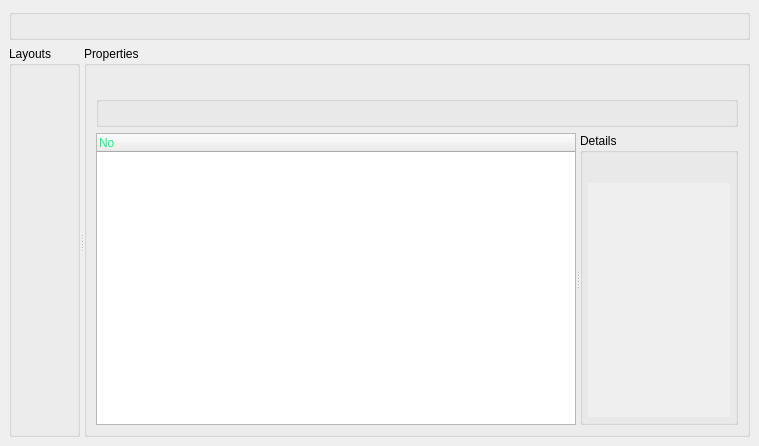
<?xml version="1.0" encoding="UTF-8"?>
<ui version="4.0">
 <class>MainWindow</class>
 <widget class="QMainWindow" name="MainWindow">
  <property name="geometry">
   <rect>
    <x>0</x>
    <y>0</y>
    <width>759</width>
    <height>446</height>
   </rect>
  </property>
  <property name="windowTitle">
   <string>MainWindow</string>
  </property>
  <property name="styleSheet">
   <string notr="true">QGroupBox
{
	font: 14pt &quot;MS Shell Dlg 2&quot;;
	border: 1px solid #FFAA00;
}

font: 14pt &quot;MS Shell Dlg 2&quot;;
</string>
  </property>
  <widget class="QWidget" name="centralwidget">
   <layout class="QVBoxLayout" name="verticalLayout_2">
    <item>
     <widget class="QGroupBox" name="groupBox_menu">
      <property name="sizePolicy">
       <sizepolicy hsizetype="Preferred" vsizetype="Fixed">
        <horstretch>0</horstretch>
        <verstretch>0</verstretch>
       </sizepolicy>
      </property>
      <property name="title">
       <string/>
      </property>
      <layout class="QHBoxLayout" name="horizontalLayout_menu">
       <property name="spacing">
        <number>2</number>
       </property>
       <property name="margin">
        <number>0</number>
       </property>
      </layout>
     </widget>
    </item>
    <item>
     <widget class="QSplitter" name="splitter">
      <property name="orientation">
       <enum>Qt::Horizontal</enum>
      </property>
      <widget class="QGroupBox" name="groupBox_layouts">
       <property name="title">
        <string>Layouts</string>
       </property>
       <layout class="QVBoxLayout" name="verticalLayout_layouts" stretch="0,0">
        <property name="spacing">
         <number>0</number>
        </property>
        <property name="leftMargin">
         <number>5</number>
        </property>
        <property name="topMargin">
         <number>30</number>
        </property>
        <property name="rightMargin">
         <number>5</number>
        </property>
        <property name="bottomMargin">
         <number>5</number>
        </property>
        <item>
         <layout class="QVBoxLayout" name="verticalLayout_layout">
          <property name="spacing">
           <number>2</number>
          </property>
         </layout>
        </item>
        <item>
         <spacer name="verticalSpacer">
          <property name="orientation">
           <enum>Qt::Vertical</enum>
          </property>
          <property name="sizeHint" stdset="0">
           <size>
            <width>20</width>
            <height>40</height>
           </size>
          </property>
         </spacer>
        </item>
       </layout>
      </widget>
      <widget class="QGroupBox" name="groupBox_properties">
       <property name="title">
        <string>Properties</string>
       </property>
       <layout class="QVBoxLayout" name="verticalLayout">
        <property name="topMargin">
         <number>30</number>
        </property>
        <item>
         <widget class="QGroupBox" name="groupBox_shelf">
          <property name="sizePolicy">
           <sizepolicy hsizetype="Preferred" vsizetype="Fixed">
            <horstretch>0</horstretch>
            <verstretch>0</verstretch>
           </sizepolicy>
          </property>
          <property name="title">
           <string/>
          </property>
          <layout class="QHBoxLayout" name="horizontalLayout_shelf">
           <property name="spacing">
            <number>2</number>
           </property>
           <property name="margin">
            <number>2</number>
           </property>
          </layout>
         </widget>
        </item>
        <item>
         <widget class="QSplitter" name="splitter_properties">
          <property name="orientation">
           <enum>Qt::Horizontal</enum>
          </property>
          <widget class="QTreeWidget" name="treeWidget_properties">
           <property name="alternatingRowColors">
            <bool>true</bool>
           </property>
           <property name="selectionMode">
            <enum>QAbstractItemView::SingleSelection</enum>
           </property>
           <column>
            <property name="text">
             <string notr="true">No</string>
            </property>
            <property name="foreground">
             <brush brushstyle="SolidPattern">
              <color alpha="255">
               <red>0</red>
               <green>255</green>
               <blue>127</blue>
              </color>
             </brush>
            </property>
           </column>
          </widget>
          <widget class="QGroupBox" name="groupBox_details">
           <property name="title">
            <string>Details</string>
           </property>
           <layout class="QVBoxLayout" name="verticalLayout_3">
            <property name="spacing">
             <number>5</number>
            </property>
            <property name="leftMargin">
             <number>5</number>
            </property>
            <property name="topMargin">
             <number>30</number>
            </property>
            <property name="rightMargin">
             <number>5</number>
            </property>
            <property name="bottomMargin">
             <number>5</number>
            </property>
            <item>
             <widget class="QScrollArea" name="scrollArea">
              <property name="sizePolicy">
               <sizepolicy hsizetype="Preferred" vsizetype="Expanding">
                <horstretch>0</horstretch>
                <verstretch>0</verstretch>
               </sizepolicy>
              </property>
              <property name="frameShape">
               <enum>QFrame::NoFrame</enum>
              </property>
              <property name="lineWidth">
               <number>0</number>
              </property>
              <property name="widgetResizable">
               <bool>true</bool>
              </property>
              <widget class="QWidget" name="scrollAreaWidgetContents">
               <property name="geometry">
                <rect>
                 <x>0</x>
                 <y>0</y>
                 <width>73</width>
                 <height>265</height>
                </rect>
               </property>
               <layout class="QVBoxLayout" name="verticalLayout_details">
                <property name="spacing">
                 <number>5</number>
                </property>
                <property name="margin">
                 <number>2</number>
                </property>
               </layout>
              </widget>
             </widget>
            </item>
           </layout>
          </widget>
         </widget>
        </item>
       </layout>
      </widget>
     </widget>
    </item>
   </layout>
  </widget>
  <widget class="QMenuBar" name="menubar">
   <property name="geometry">
    <rect>
     <x>0</x>
     <y>0</y>
     <width>759</width>
     <height>25</height>
    </rect>
   </property>
  </widget>
  <action name="action_addOn">
   <property name="text">
    <string>Add On</string>
   </property>
  </action>
  <action name="action_update">
   <property name="text">
    <string>Updates</string>
   </property>
  </action>
  <action name="action_remove">
   <property name="text">
    <string>Remove</string>
   </property>
  </action>
 </widget>
 <resources/>
 <connections/>
</ui>
